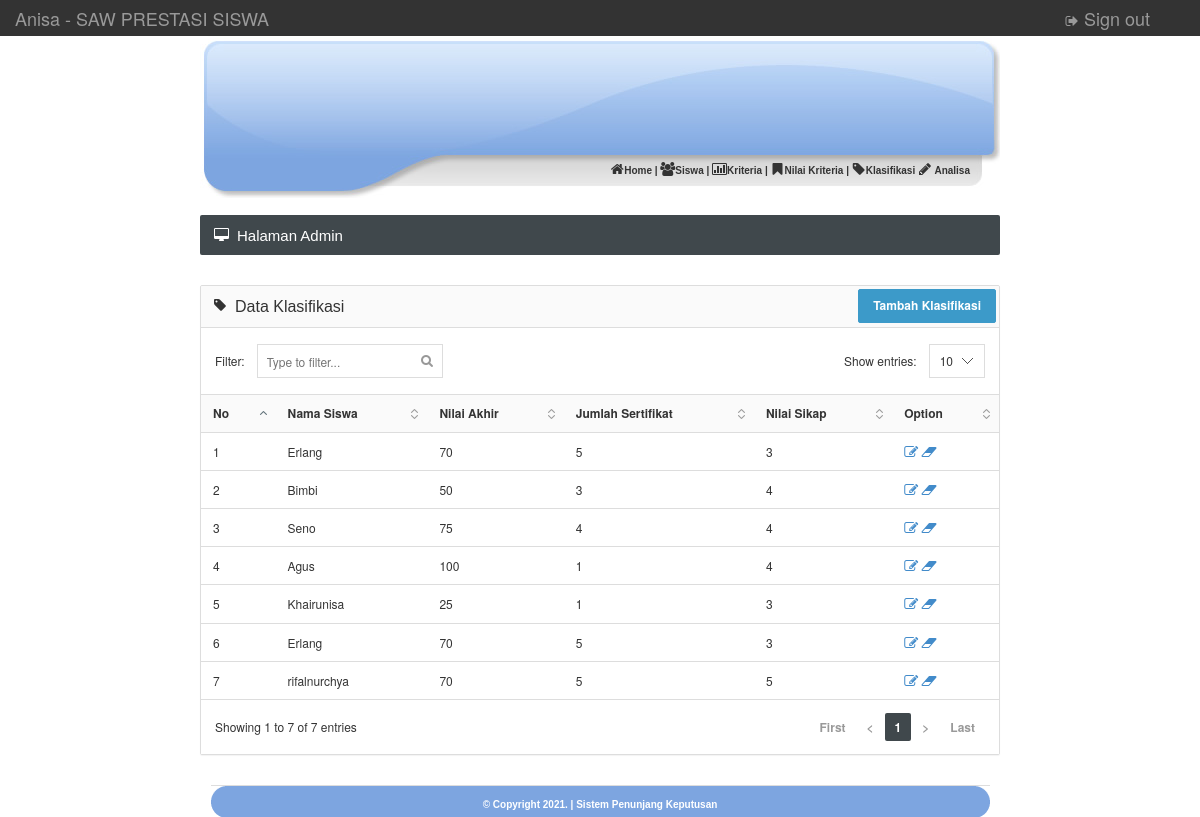
The app's page /admin/klasifikasi.php (signed in) with its own data.
### tables this page shows
CREATE TABLE `klasifikasi` (
  `id_klasifikasi` int(5) NOT NULL,
  `id_mhs` varchar(10) NOT NULL,
  `nilai_akhir` double NOT NULL,
  `sertifikat` double NOT NULL,
  `nilai_sikap` double NOT NULL
);

CREATE TABLE `calonbeasiswa` (
  `id_mhs` varchar(10) NOT NULL,
  `nama_mhs` varchar(100) NOT NULL,
  `jurusan` text NOT NULL
);

### admin/klasifikasi.php (the view, shortened to what this page needs)
<?php
include "head.php";
?>
<?php include "menu.php"; ?>
</div>
<br />
<div id="content">
	<div class="page-title">
		<h5><i class="fa fa-desktop"></i> Halaman Admin</h5>
	</div>
	<div class="panel panel-default">
		<div class="panel-heading" align="right">
			<h6 class="panel-title"><i class="fa fa-tag"></i> Data Klasifikasi</h6>
			<a href="klasifikasi_tambah.php"><input type="submit" value="Tambah Klasifikasi" class="btn btn-info"></a>
		</div>
		<div class="datatable">
			<table class="table table-hover">
				<thead>
					<tr>
						<th>No</th>
						<th>Nama Siswa</th>
						<th>Nilai Akhir</th>
						<th>Jumlah Sertifikat</th>
						<th>Nilai Sikap</th>
						<th>Option</th>
					</tr>
				</thead>
				<tbody>
					<?php
					$nomor = 0;
					$hasil = mysqli_query($conn, "select * from klasifikasi, calonbeasiswa where klasifikasi.id_mhs=calonbeasiswa.id_mhs");
					while ($dataku = mysqli_fetch_array($hasil)) {
					?>
						<tr>
							<td><?php echo $nomor = $nomor + 1; ?></td>
							<td><?php echo $dataku['nama_mhs']; ?></td>
							<td><?php echo $dataku['nilai_akhir']; ?></td>
							<td><?php echo $dataku['sertifikat']; ?></td>
							<td><?php echo $dataku['nilai_sikap']; ?></td>
							<td>
								<a href="klasifikasi_edit.php?id_klasifikasi=<?= $dataku['id_klasifikasi'] ?>">
									<i class='fa fa-edit'></i>
								</a>
								<a href="klasifikasi_hapus.php?id_klasifikasi=<?= $dataku['id_klasifikasi'] ?>" onclick="return confirm('Are you sure you want to Delete it')">
									<i class='fa fa-eraser'></i>
								</a>
							</td>
						</tr>
					<?php }	?>
				</tbody>
			</table>
		</div>
	</div>
	<?php include "footer.php"; ?>
</body>

### images/style.css (style rules this page uses)
body { margin-top: 0px; margin-left: 0px; margin-right: 0px; margin-bottom: 0px; }
#content { width: 800px; }

### css/styles.css (style rules this page uses)
@media (min-width: 768px) { a, .btn, .caret, .close, .sidebar, .select2-choice abbr, .select2-highlighted, .ui-slider-range, .ui-datepicker-trigger, .ui-timepicker-list li, .checker span:after, .checker span, .navbar-toggle, .thumb-options, .select2-arrow b, .thumb-zoom img, .fc-button, .page-content { -webkit-transition: all 0.15s ease-in-out; -moz-transition: all 0.15s ease-in-out; -o-transition: all 0.15s ease-in-out; transition: all 0.15s ease-in-out; } }
.fa { position: relative; font-size: 14px; min-width: 14px; text-align: center; }
h1, h2, h3, h4, h5, h6, .navigation > li > a, .stats li span { font-family: 'Cuprum', sans-serif; font-weight: normal; }
.page-title { color: #fff; background-color: #40484C; -moz-box-shadow: 0 1px 0 #fff; -webkit-box-shadow: 0 1px 0 #FFF; box-shadow: 0 1px 0 #FFF; border-radius: 2px; margin-bottom: 30px; }
.page-title:after { content: ""; display: table; clear: both; }
.page-title h5 { margin: 0; float: left; display: block; font-size: 15px; padding: 13px 14px 12px 14px; line-height: 1; }
.dataTable { border-collapse: collapse; border-top: 1px solid #ddd; border-bottom: 1px solid #ddd; }
.dataTable thead th { background-color: #fafafa; cursor: pointer; }
.sorting { background: url('../images/interface/tables/sort_both.png') no-repeat 100%; padding-right: 24px!important; }
.sorting_asc { background: url('../images/interface/tables/sort_asc.png') no-repeat 100%; padding-right: 24px!important; }

### records on screen
klasifikasi: id_mhs.nama_mhs "Erlang", nilai_akhir "70", sertifikat "5", nilai_sikap "3"
klasifikasi: nomor "2", id_mhs.nama_mhs "Bimbi", nilai_akhir "50", sertifikat "3", nilai_sikap "4"
klasifikasi: nomor "3", id_mhs.nama_mhs "Seno", nilai_akhir "75", sertifikat "4", nilai_sikap "4"
klasifikasi: nomor "4", id_mhs.nama_mhs "Agus", nilai_akhir "100", sertifikat "1", nilai_sikap "4"
klasifikasi: nomor "5", id_mhs.nama_mhs "Khairunisa", nilai_akhir "25", sertifikat "1", nilai_sikap "3"
klasifikasi: nomor "6", id_mhs.nama_mhs "Erlang", nilai_akhir "70", sertifikat "5", nilai_sikap "3"
klasifikasi: nomor "7", id_mhs.nama_mhs "rifalnurchya", nilai_akhir "70", sertifikat "5", nilai_sikap "5"
